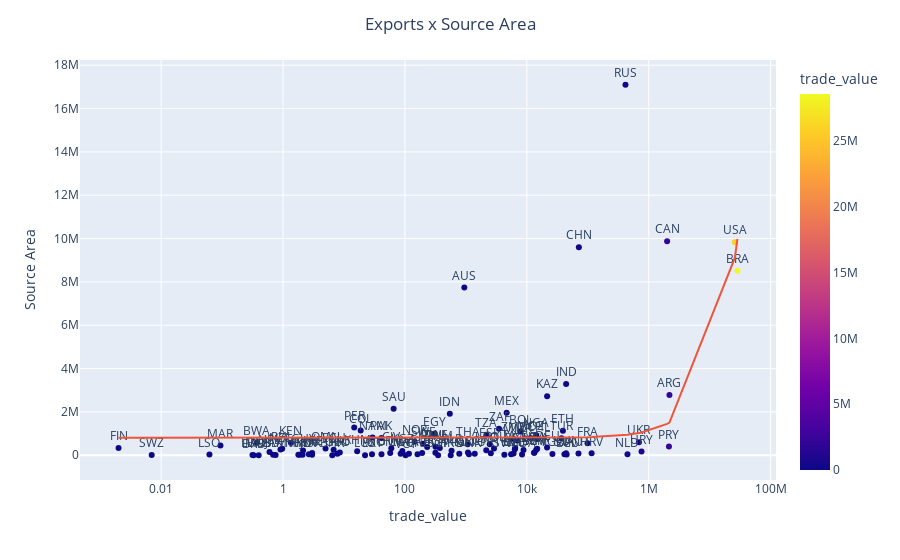

The notebook cell saved with this chart:
### Code cell
fig = px.scatter(sum_trade, y="Source Area", x="trade_value", text="Source", log_x=True, size_max=100, color="trade_value", trendline="ols")
fig.update_traces(textposition='top center')
fig.update_layout(title_text='Exports x Source Area', title_x=0.5)
fig.show()
